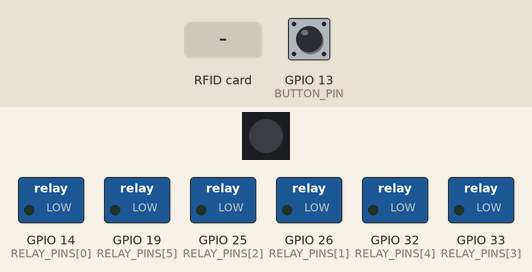
Bench run of a sketch on a simulated ESP32. Shown: 1 RGB LEDs in strip order, left to right, switched loads named in the sketch (green lamp = pin HIGH). Inputs (shaded band) come from the test bench; at power-on: GPIO 13 (BUTTON_PIN) LOW. Dim RGB values are drawn brighter than linear; random numbers use the default seed unless the sketch sets one; pins used as bus, display or sensor lines are not drawn; what the sketch prints to the serial monitor is not drawn.

Above: at 1.2 s.
1.3 s: GPIO 13 (BUTTON_PIN) pulled HIGH for 0.15 s
At 2.2 s:
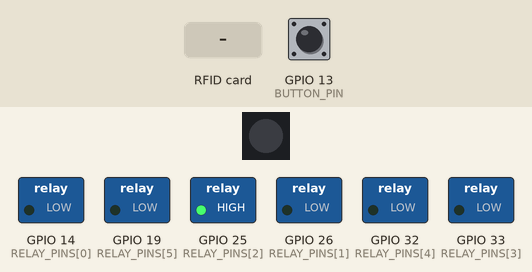
4.4 s: RFID card 1D 4C FD CC 11 10 80 held to the reader
At 5.7 s:
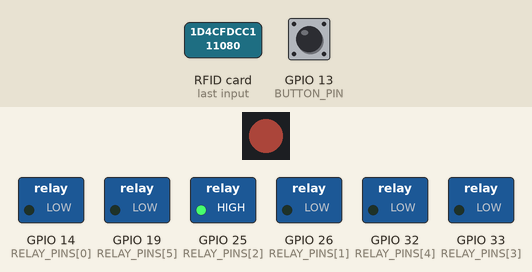
7.4 s: RFID card 1D 4E FD CC 11 10 80 held to the reader
At 7.9 s:
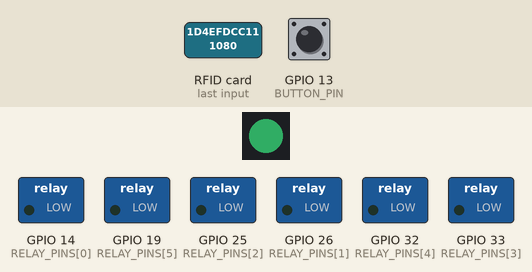
8.9 s: GPIO 13 (BUTTON_PIN) pulled HIGH for 1 s
At 10.4 s:
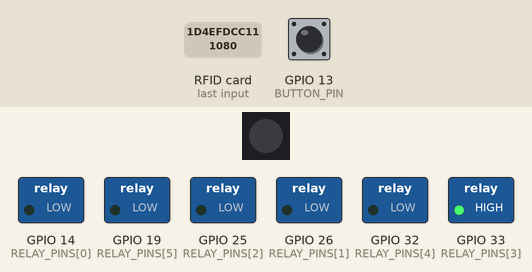
11.4 s: GPIO 13 (BUTTON_PIN) pulled HIGH for 0.15 s
At 12.7 s:
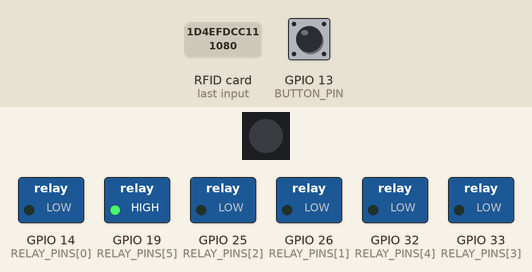
14.5 s: RFID card 1D 4D FD CC 11 10 80 held to the reader
At 17.2 s:
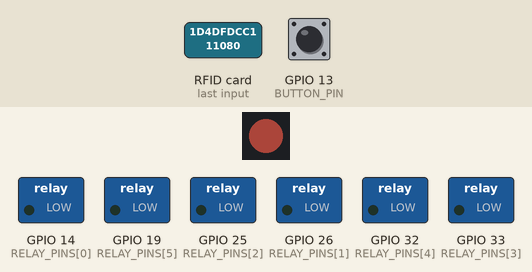
Timing chart, 0 to 18.5 s (numbered marks = the images above; inputs shaded):
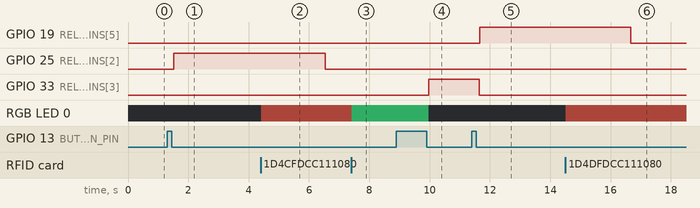

Measured:
- after the input at 1.3 s, GPIO 25 (RELAY_PINS[2]): LOW → HIGH after 0.21 s
- after the input at 4.4 s, RGB LED 0: off → RGB(47, 19, 16) at once
- after the input at 7.4 s, RGB LED 0: RGB(47, 19, 16) → RGB(14, 50, 29) at once
- after the input at 8.9 s, GPIO 33 (RELAY_PINS[3]): LOW → HIGH after 1.1 s; RGB LED 0: RGB(14, 50, 29) → off after 1.1 s
- after the input at 11.4 s, GPIO 19 (RELAY_PINS[5]): LOW → HIGH after 0.26 s; GPIO 33 (RELAY_PINS[3]): HIGH → LOW after 0.25 s
- after the input at 14.5 s, RGB LED 0: off → RGB(47, 19, 16) at once

The sketch:

Olfactory-Game-for-Autism.ino
```cpp
// 包含NFC库 (PN532)
#include <Wire.h>
#include <Adafruit_PN532.h>

// 包含其他库
#include <Adafruit_NeoPixel.h>

// --- ESP32 特定引脚定义 (请根据您的实际接线修改!) ---
const int BUTTON_PIN = 13;          // 连接到开发板的 D13 (通常是 GPIO13)

const int NUM_RELAYS = 6;
// 为继电器选择 ESP32 GPIO 引脚
// (D14 -> GPIO14, D26 -> GPIO26, D25 -> GPIO25, D33 -> GPIO33, D32 -> GPIO32, D19 -> GPIO19)
const int RELAY_PINS[NUM_RELAYS] = {14, 26, 25, 33, 32, 19};

// PN532 NFC 模块引脚定义 (I2C 模式)
// ESP32 默认 I2C 引脚: SDA = GPIO21 (通常标为 D21), SCL = GPIO22 (通常标为 D22)
const int PN532_IRQ_PIN   = 35;    // 连接到开发板的 D35 (通常是 GPIO35, 输入型引脚)
const int PN532_RESET_PIN = 27;    // 连接到开发板的 D27 (通常是 GPIO27)
Adafruit_PN532 nfc(PN532_IRQ_PIN, PN532_RESET_PIN);

// 可寻址LED (NeoPixel) 定义
const int NEOPIXEL_PIN = 12;       // 连接到开发板的 D12 (通常是 GPIO12)
const int NUM_LEDS = 1;            // 灯带上的LED数量 (此处假设用1个作为指示)
Adafruit_NeoPixel strip(NUM_LEDS, NEOPIXEL_PIN, NEO_GRB + NEO_KHZ800);

// 音频模块触发引脚定义
const int AUDIO_TRIGGER_A1_PIN = 18; // 连接到音频模块A1端口的GPIO (例如 GPIO18) - 错误提示
const int AUDIO_TRIGGER_A2_PIN = 23; // 连接到音频模块A2端口的GPIO (例如 GPIO23) - 正确提示

// 用于随机数种子的模拟引脚
const int ANALOG_RANDOM_PIN = 36; // 通常是 GPIO36 (板子上可能标为 SVP 或 A0)


// --- 时间定义 ---
const unsigned long SHORT_PRESS_DURATION_MS = 5000;
const unsigned long LONG_PRESS_DURATION_MS = 20UL * 60UL * 1000UL;
const unsigned long LONG_PRESS_THRESHOLD_MS = 500;
const unsigned long DEBOUNCE_DELAY_MS = 50;
const unsigned long AUDIO_PULSE_DURATION_MS = 100; // 音频触发脉冲持续时间 (毫秒)
const unsigned int NFC_READ_TIMEOUT_MS = 50;       // NFC读卡超时时间 (毫秒)

// --- 继电器状态 ---
const int RELAY_ON = HIGH;
const int RELAY_OFF = LOW;

// --- 按键模块逻辑电平定义 ---
// 假设按钮模块按下时OUT为HIGH。如果按下为LOW，请修改此定义。
const int BUTTON_STATE_PRESSED = HIGH;
const int BUTTON_STATE_RELEASED = LOW;

// --- NeoPixel 颜色定义 ---
uint32_t colorSuccess;
uint32_t colorWarning;
uint32_t colorOff;

// --- 存储每个雾化器特定信息的结构体 ---
struct AtomizerConfig {
  String expectedNfcUid;
};
AtomizerConfig atomizerConfigs[NUM_RELAYS];

// --- 按键状态变量 ---
int debouncedButtonState = BUTTON_STATE_RELEASED;
int lastRawButtonState = BUTTON_STATE_RELEASED;
unsigned long lastDebounceTime = 0;
unsigned long buttonPressStartTime = 0;
bool actionExpectedOnRelease = false;

// --- 雾化器及NFC交互状态变量 ---
int nfcContextAtomizerIndex = -1;
bool atomizerRelayIsOn = false;
unsigned long atomizerStopTime = 0;
bool awaitingNfcScan = false; // 控制是否应该进行NFC扫描

void initializeSystemData() {
  atomizerConfigs[0] = {"1D 4C FD CC 11 10 80"};
  atomizerConfigs[1] = {"1D 4D FD CC 11 10 80"};
  atomizerConfigs[2] = {"1D 4E FD CC 11 10 80"};
  atomizerConfigs[3] = {"1D 4F FD CC 11 10 80"};
  atomizerConfigs[4] = {"1D 50 FD CC 11 10 80"};
  atomizerConfigs[5] = {"1D 51 FD CC 11 10 80"};
}

void turnOffAllAssociatedEffects() {
  // 关闭NeoPixel灯
  strip.fill(colorOff, 0, NUM_LEDS);
  strip.show();
  // 确保音频触发引脚恢复高电平
  digitalWrite(AUDIO_TRIGGER_A1_PIN, HIGH);
  digitalWrite(AUDIO_TRIGGER_A2_PIN, HIGH);
  Serial.println("所有灯光和音频触发已关闭/复位。");
}

void setup() {
  Serial.begin(115200);
  while (!Serial) {
    delay(10); // 等待串口连接
  }

  pinMode(BUTTON_PIN, INPUT); // 按钮模块直接输出高低电平

  for (int i = 0; i < NUM_RELAYS; i++) {
    pinMode(RELAY_PINS[i], OUTPUT);
    digitalWrite(RELAY_PINS[i], RELAY_OFF);
  }

  // 初始化NeoPixel灯带
  strip.begin();
  strip.show(); // 确保所有像素初始为灭
  strip.setBrightness(50); // 设置亮度 (0-255)

  // 定义颜色
  colorSuccess = strip.Color(74, 255, 147); // 识别正确颜色 RGB(74, 255, 147)
  colorWarning = strip.Color(237, 96, 81);  // 识别错误颜色 RGB(237, 96, 81)
  colorOff     = strip.Color(0, 0, 0);      // 黑色 (关闭)

  // 初始化音频触发引脚
  pinMode(AUDIO_TRIGGER_A1_PIN, OUTPUT);
  pinMode(AUDIO_TRIGGER_A2_PIN, OUTPUT);
  digitalWrite(AUDIO_TRIGGER_A1_PIN, HIGH); // 默认高电平
  digitalWrite(AUDIO_TRIGGER_A2_PIN, HIGH); // 默认高电平

  initializeSystemData();

  Serial.println("初始化 PN532 NFC 读卡器 (I2C)...");
  Wire.begin(); // 启动I2C，使用默认SDA(GPIO21), SCL(GPIO22)
  nfc.begin();
  uint32_t versiondata = nfc.getFirmwareVersion();
  if (!versiondata) {
    Serial.print("未找到 PN532 板。请检查接线和I2C地址！");
    while (1) delay(10); // 阻塞
  }
  Serial.print("找到 PN532! Firmware ver. ");
  Serial.print((versiondata >> 24) & 0xFF, HEX); Serial.print(".");
  Serial.print((versiondata >> 16) & 0xFF, HEX); Serial.print(".");
  Serial.println((versiondata >> 8) & 0xFF, HEX);
  nfc.SAMConfig();
  Serial.println("PN532 配置完成，等待卡片...");

  // 使用 ESP32 的模拟引脚进行随机数种子初始化
  if (pinUsefulForAnalogRead(ANALOG_RANDOM_PIN)) {
      randomSeed(analogRead(ANALOG_RANDOM_PIN));
  } else {
      randomSeed(millis()); // 备用方案
      Serial.println("警告: 指定的模拟引脚不适用于 analogRead，使用 millis() 作为随机种子。");
  }

  Serial.println("系统初始化完成。");
  turnOffAllAssociatedEffects(); // 确保启动时所有效果关闭
}

// 辅助函数检查引脚是否可用于 analogRead (ESP32特有)
bool pinUsefulForAnalogRead(int pin) {
    #if defined(ESP32)
        if (pin >= 32 && pin <= 39) { // ADC1 pins
            return true;
        }
        return false;
    #else // 其他 Arduino 板
        return true;
    #endif
}

void loop() {
  handleButton();
  checkAtomizerRelayTimeout();

  if (awaitingNfcScan && nfcContextAtomizerIndex != -1) {
    handleNfcInteraction();
  }
  // yield(); // 在某些复杂的ESP32项目中，有助于保持系统响应
}

void handleButton() {
  int rawButtonReading = digitalRead(BUTTON_PIN);
  if (rawButtonReading != lastRawButtonState) {
    lastDebounceTime = millis();
  }
  if ((millis() - lastDebounceTime) > DEBOUNCE_DELAY_MS) {
    if (rawButtonReading != debouncedButtonState) {
      debouncedButtonState = rawButtonReading;
      if (debouncedButtonState == BUTTON_STATE_PRESSED) {
        if (!actionExpectedOnRelease) {
          buttonPressStartTime = millis();
          actionExpectedOnRelease = true;
          Serial.println("按键按下 (等待释放判断长短按)");
        }
      } else if (debouncedButtonState == BUTTON_STATE_RELEASED) {
        if (actionExpectedOnRelease) {
          unsigned long pressDuration = millis() - buttonPressStartTime;
          Serial.print("按键已释放，持续时间: ");
          Serial.print(pressDuration);
          Serial.println(" ms");

          int randomRelay = random(0, NUM_RELAYS);
          unsigned long atomizerDuration = (pressDuration >= LONG_PRESS_THRESHOLD_MS) ? LONG_PRESS_DURATION_MS : SHORT_PRESS_DURATION_MS;

          if (pressDuration >= LONG_PRESS_THRESHOLD_MS) {
              Serial.print("长按触发新一轮。");
          } else {
              Serial.print("短按触发新一轮。");
          }
          activateNewAtomizerCycle(randomRelay, atomizerDuration);
          actionExpectedOnRelease = false;
        }
      }
    }
  }
  lastRawButtonState = rawButtonReading;
}

void activateNewAtomizerCycle(int newAtomizerIndex, unsigned long duration) {
  Serial.println("--- 开始新一轮操作 ---");
  turnOffAllAssociatedEffects(); // 关闭所有灯光并将音频触发引脚复位

  if (atomizerRelayIsOn && nfcContextAtomizerIndex != -1 && nfcContextAtomizerIndex < NUM_RELAYS) {
    digitalWrite(RELAY_PINS[nfcContextAtomizerIndex], RELAY_OFF);
    Serial.print("关闭上一个活动的继电器 (上下文 "); Serial.print(nfcContextAtomizerIndex + 1); Serial.println(")。");
  }

  nfcContextAtomizerIndex = newAtomizerIndex;

  Serial.print("激活雾化器 ");
  Serial.print(nfcContextAtomizerIndex + 1);
  Serial.print(" (引脚 ");
  Serial.print(RELAY_PINS[nfcContextAtomizerIndex]);
  Serial.print(")，持续 ");
  Serial.print(duration / 1000);
  Serial.println(" 秒。");

  digitalWrite(RELAY_PINS[nfcContextAtomizerIndex], RELAY_ON);
  atomizerRelayIsOn = true;
  atomizerStopTime = millis() + duration;

  awaitingNfcScan = true; // 激活NFC扫描
  Serial.println("NFC标签检测已激活，等待扫描...");
}

void checkAtomizerRelayTimeout() {
  if (atomizerRelayIsOn && nfcContextAtomizerIndex != -1 && nfcContextAtomizerIndex < NUM_RELAYS) {
    if (millis() >= atomizerStopTime) {
      digitalWrite(RELAY_PINS[nfcContextAtomizerIndex], RELAY_OFF);
      atomizerRelayIsOn = false;
      atomizerStopTime = 0;
      Serial.print("雾化器 ");
      Serial.print(nfcContextAtomizerIndex + 1);
      Serial.println(" 的继电器工作时间到，已关闭。NFC检测将继续等待有效扫描。");
      // 注意：根据需求，即使继电器关闭，NFC扫描依然等待
    }
  }
}

void handleNfcInteraction() {
  uint8_t success_pn532;
  uint8_t uid[] = {0, 0, 0, 0, 0, 0, 0}; // 7位UID缓冲区
  uint8_t uidLength;

  // 确保音频触发引脚在检测前或重试前为高电平
  digitalWrite(AUDIO_TRIGGER_A1_PIN, HIGH);
  digitalWrite(AUDIO_TRIGGER_A2_PIN, HIGH);

  // 尝试读取NFC标签，使用定义的超时时间
  success_pn532 = nfc.readPassiveTargetID(PN532_MIFARE_ISO14443A, uid, &uidLength, NFC_READ_TIMEOUT_MS);

  if (success_pn532 && uidLength > 0) { // 如果成功读取到卡片
    String scannedUid = "";
    for (uint8_t i = 0; i < uidLength; i++) {
      if (uid[i] < 0x10) {
        scannedUid += "0";
      }
      scannedUid += String(uid[i], HEX);
      if (i < uidLength - 1) {
        scannedUid += " ";
      }
    }
    scannedUid.toUpperCase();

    Serial.print("NFC标签已扫描，UID: "); Serial.println(scannedUid);

    // 检查NFC上下文是否有效
    if (nfcContextAtomizerIndex < 0 || nfcContextAtomizerIndex >= NUM_RELAYS) {
        Serial.println("错误：NFC上下文无效，停止扫描。");
        awaitingNfcScan = false; // 停止扫描，因为上下文错误
        return;
    }

    Serial.print("当前NFC上下文对应雾化器 ("); Serial.print(nfcContextAtomizerIndex + 1);
    Serial.print("), 需要的UID: "); Serial.println(atomizerConfigs[nfcContextAtomizerIndex].expectedNfcUid);

    if (scannedUid.equals(atomizerConfigs[nfcContextAtomizerIndex].expectedNfcUid)) {
      // --- 标签正确 ---
      Serial.println("NFC标签正确!");
      strip.fill(colorSuccess, 0, NUM_LEDS);
      strip.show();

      // 触发音频模块A2端口 (正确提示音)
      Serial.println("触发音频模块 A2 (正确提示)");
      digitalWrite(AUDIO_TRIGGER_A2_PIN, LOW);
      delay(AUDIO_PULSE_DURATION_MS);
      digitalWrite(AUDIO_TRIGGER_A2_PIN, HIGH);

      awaitingNfcScan = false; // 正确标签找到，停止本轮NFC扫描
      Serial.println("NFC检测成功。等待下一轮按钮操作。");
    } else {
      // --- 标签错误 ---
      Serial.println("NFC标签错误!");
      strip.fill(colorWarning, 0, NUM_LEDS);
      strip.show();

      // 触发音频模块A1端口 (错误提示音)
      Serial.println("触发音频模块 A1 (错误提示)");
      digitalWrite(AUDIO_TRIGGER_A1_PIN, LOW);
      delay(AUDIO_PULSE_DURATION_MS);
      digitalWrite(AUDIO_TRIGGER_A1_PIN, HIGH);

      Serial.println("标签错误，1秒后将重试扫描...");
      delay(1000); // 等待1秒
      // awaitingNfcScan 保持 true, loop() 将再次调用此函数进行扫描
    }
  }
  // 如果 readPassiveTargetID 返回 false (在NFC_READ_TIMEOUT_MS内未读到卡),
  // awaitingNfcScan 仍然是 true, loop() 会再次调用此函数尝试读取。
}
```
